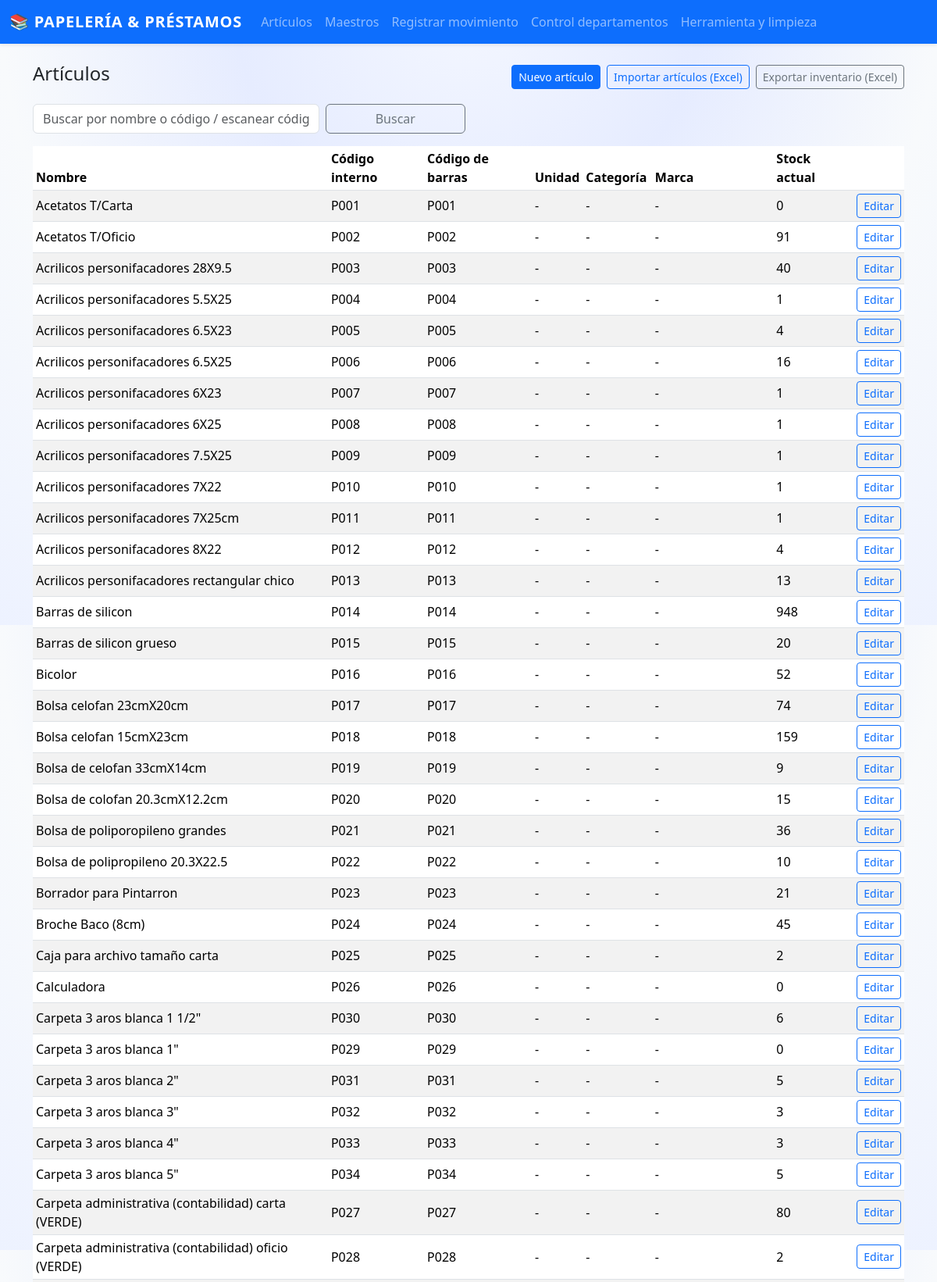
/articulos (upper part), run on the app's committed database.
### app.py (models this page shows, shortened)
class Articulo(db.Model):
    id = db.Column(db.Integer, primary_key=True)
    nombre = db.Column(db.String(150), nullable=False)
    codigo_interno = db.Column(db.String(50), unique=True, nullable=True)
    codigo_barras = db.Column(db.String(80), unique=True, nullable=True)
    unidad = db.Column(db.String(30), nullable=True)
    categoria = db.Column(db.String(80), nullable=True)
    marca = db.Column(db.String(80), nullable=True)
    stock_actual = db.Column(db.Integer, default=0, nullable=False)
    movimientos = db.relationship("Movimiento", backref="articulo", lazy=True)

### app.py (the view)
@app.route("/articulos")
def listar_articulos():
    q = request.args.get("q", "").strip()
    if q:
        termino = f"%{q}%"
        articulos = Articulo.query.filter(
            db.or_(
                Articulo.nombre.ilike(termino),
                Articulo.codigo_interno.ilike(termino),
                Articulo.codigo_barras.ilike(termino),
            )
        ).all()
    else:
        articulos = Articulo.query.order_by(Articulo.nombre).all()
    return render_template("articulos.html", articulos=articulos, q=q)

### templates/articulos.html (shortened to what this page needs)
{% extends "base.html" %}
{% block content %}
<div class="d-flex justify-content-between align-items-center mb-3">
  <h4>Artículos</h4>
  <div class="d-flex gap-2 flex-wrap">
    <a href="{{ url_for('nuevo_articulo') }}" class="btn btn-primary btn-sm">Nuevo artículo</a>
    <a href="{{ url_for('importar_articulos_excel') }}" class="btn btn-outline-primary btn-sm">
      Importar artículos (Excel)
    </a>
    <a href="{{ url_for('export_inventario') }}" class="btn btn-outline-secondary btn-sm">
      Exportar inventario (Excel)
    </a>
  </div>
</div>
<form method="get" class="row g-2 mb-3">
  <div class="col-md-4">
    <input
      type="text"
      name="q"
      value="{{ q }}"
      class="form-control"
      placeholder="Buscar por nombre o código / escanear código de barras"
      autofocus
    />
  </div>
  <div class="col-md-2">
    <button type="submit" class="btn btn-outline-secondary w-100">Buscar</button>
  </div>
</form>
<div class="table-responsive">
  <table class="table table-striped table-sm align-middle">
    <thead>
      <tr>
        <th>Nombre</th>
        <th>Código interno</th>
        <th>Código de barras</th>
        <th>Unidad</th>
        <th>Categoría</th>
        <th>Marca</th>
        <th>Stock actual</th>
        <th></th>
      </tr>
    </thead>
    <tbody>
      {% for a in articulos %}
      <tr>
        <td>{{ a.nombre }}</td>
        <td>{{ a.codigo_interno or "-" }}</td>
        <td>{{ a.codigo_barras or "-" }}</td>
        <td>{{ a.unidad or "-" }}</td>
        <td>{{ a.categoria or "-" }}</td>
        <td>{{ a.marca or "-" }}</td>
        <td>{{ a.stock_actual }}</td>
        <td>
          <a
            href="{{ url_for('editar_articulo', articulo_id=a.id) }}"
            class="btn btn-sm btn-outline-primary"
            >Editar</a
          >
        </td>
      </tr>
      {% else %}
      <tr>
        <td colspan="8" class="text-center text-muted">
          No hay artículos registrados todavía.
        </td>
      </tr>
      {% endfor %}
    </tbody>
  </table>
</div>
{% endblock %}

### templates/base.html (style rules this page uses)
body { background: radial-gradient(circle at top, #f4f7ff 0, #e6ecff 30%, #f8fafc 60%, #edf2ff 100%); min-height: 100vh; font-family: system-ui, -apple-system, BlinkMacSystemFont, "Segoe UI", sans-serif; }
.table { background-color: #ffffff; }
.table thead { background: linear-gradient(90deg, #eef2ff, #e0f2fe); }

### data on the page
Articulo: nombre "Acetatos T/Carta", codigo_interno "P001", codigo_barras "P001", unidad "-", categoria "-", marca "-", stock_actual "0"
Articulo: nombre "Acetatos T/Oficio", codigo_interno "P002", codigo_barras "P002", unidad "-", categoria "-", marca "-", stock_actual "91"
Articulo: nombre "Acrilicos personifacadores 28X9.5", codigo_interno "P003", codigo_barras "P003", unidad "-", categoria "-", marca "-", stock_actual "40"
Articulo: nombre "Acrilicos personifacadores 5.5X25", codigo_interno "P004", codigo_barras "P004", unidad "-", categoria "-", marca "-", stock_actual "1"
Articulo: nombre "Acrilicos personifacadores 6.5X23", codigo_interno "P005", codigo_barras "P005", unidad "-", categoria "-", marca "-", stock_actual "4"
Articulo: nombre "Acrilicos personifacadores 6.5X25", codigo_interno "P006", codigo_barras "P006", unidad "-", categoria "-", marca "-", stock_actual "16"
Articulo: nombre "Acrilicos personifacadores 6X23", codigo_interno "P007", codigo_barras "P007", unidad "-", categoria "-", marca "-", stock_actual "1"
Articulo: nombre "Acrilicos personifacadores 6X25", codigo_interno "P008", codigo_barras "P008", unidad "-", categoria "-", marca "-", stock_actual "1"
Articulo: nombre "Acrilicos personifacadores 7.5X25", codigo_interno "P009", codigo_barras "P009", unidad "-", categoria "-", marca "-", stock_actual "1"
Articulo: nombre "Acrilicos personifacadores 7X22", codigo_interno "P010", codigo_barras "P010", unidad "-", categoria "-", marca "-", stock_actual "1"
Articulo: nombre "Acrilicos personifacadores 7X25cm", codigo_interno "P011", codigo_barras "P011", unidad "-", categoria "-", marca "-", stock_actual "1"
Articulo: nombre "Acrilicos personifacadores 8X22", codigo_interno "P012", codigo_barras "P012", unidad "-", categoria "-", marca "-", stock_actual "4"
Articulo: nombre "Acrilicos personifacadores rectangular chico", codigo_interno "P013", codigo_barras "P013", unidad "-", categoria "-", marca "-", stock_actual "13"
Articulo: nombre "Barras de silicon", codigo_interno "P014", codigo_barras "P014", unidad "-", categoria "-", marca "-", stock_actual "948"
Articulo: nombre "Barras de silicon grueso", codigo_interno "P015", codigo_barras "P015", unidad "-", categoria "-", marca "-", stock_actual "20"
Articulo: nombre "Bicolor", codigo_interno "P016", codigo_barras "P016", unidad "-", categoria "-", marca "-", stock_actual "52"
Articulo: nombre "Bolsa celofan 23cmX20cm", codigo_interno "P017", codigo_barras "P017", unidad "-", categoria "-", marca "-", stock_actual "74"
Articulo: nombre "Bolsa celofan 15cmX23cm", codigo_interno "P018", codigo_barras "P018", unidad "-", categoria "-", marca "-", stock_actual "159"
Articulo: nombre "Bolsa de celofan 33cmX14cm", codigo_interno "P019", codigo_barras "P019", unidad "-", categoria "-", marca "-", stock_actual "9"
Articulo: nombre "Bolsa de colofan 20.3cmX12.2cm", codigo_interno "P020", codigo_barras "P020", unidad "-", categoria "-", marca "-", stock_actual "15"
Articulo: nombre "Bolsa de poliporopileno grandes", codigo_interno "P021", codigo_barras "P021", unidad "-", categoria "-", marca "-", stock_actual "36"
Articulo: nombre "Bolsa de polipropileno 20.3X22.5", codigo_interno "P022", codigo_barras "P022", unidad "-", categoria "-", marca "-", stock_actual "10"
Articulo: nombre "Borrador para Pintarron", codigo_interno "P023", codigo_barras "P023", unidad "-", categoria "-", marca "-", stock_actual "21"
Articulo: nombre "Broche Baco (8cm)", codigo_interno "P024", codigo_barras "P024", unidad "-", categoria "-", marca "-", stock_actual "45"
Articulo: nombre "Caja para archivo tamaño carta", codigo_interno "P025", codigo_barras "P025", unidad "-", categoria "-", marca "-", stock_actual "2"
Articulo: nombre "Calculadora", codigo_interno "P026", codigo_barras "P026", unidad "-", categoria "-", marca "-", stock_actual "0"
Articulo: nombre "Carpeta 3 aros blanca 1 1/2\"", codigo_interno "P030", codigo_barras "P030", unidad "-", categoria "-", marca "-", stock_actual "6"
Articulo: nombre "Carpeta 3 aros blanca 1\"", codigo_interno "P029", codigo_barras "P029", unidad "-", categoria "-", marca "-", stock_actual "0"
Articulo: nombre "Carpeta 3 aros blanca 2\"", codigo_interno "P031", codigo_barras "P031", unidad "-", categoria "-", marca "-", stock_actual "5"
Articulo: nombre "Carpeta 3 aros blanca 3\"", codigo_interno "P032", codigo_barras "P032", unidad "-", categoria "-", marca "-", stock_actual "3"
Articulo: nombre "Carpeta 3 aros blanca 4\"", codigo_interno "P033", codigo_barras "P033", unidad "-", categoria "-", marca "-", stock_actual "3"
Articulo: nombre "Carpeta 3 aros blanca 5\"", codigo_interno "P034", codigo_barras "P034", unidad "-", categoria "-", marca "-", stock_actual "5"
Articulo: nombre "Carpeta administrativa (contabilidad) carta (VERDE)", codigo_interno "P027", codigo_barras "P027", unidad "-", categoria "-", marca "-", stock_actual "80"
Articulo: nombre "Carpeta administrativa (contabilidad) oficio (VERDE)", codigo_interno "P028", codigo_barras "P028", unidad "-", categoria "-", marca "-", stock_actual "2"
